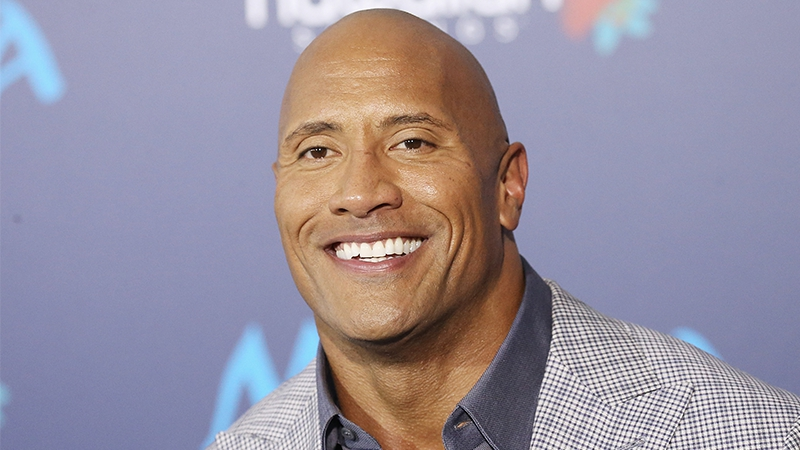
#> input picture test/jfif/the_rock.jfif, 800 x 450 px, found by its file name
$ jupyter execute --allow-errors img_integrity_tester.ipynb
#> lines starting #> are read from the running program, lines starting #| are printed output that depends on the picture
#> in load_as_bitplane, img is the input picture: shape (450, 800, 3); mean B, G, R 158.1, 143.8, 151.7
#| size: (450, 800)
#| channels: 3
[cell 1]
import cv2 as cv
import numpy as np

[cell 2]
# enter path of original image
org_img = "test\\jfif\\the_rock.jfif"

# enter path of cover image
cov_img = "test\\jfif\\the_rock.jfif"

from os import path

if not path.isfile(org_img):
    print(f"File {org_img} does not exist")
if not path.isfile(cov_img):
    print(f"File {cov_img} does not exist")

[cell 3]
# check for similarities between images by looking at each bit plane and calculating the relative difference

def img2bitplane(img):
    # Get image dimensions
    height, width, channels = img.shape
#> height = 450; width = 800; channels = 3

    # Splitting the color channels
    a = None
    if channels > 3:
        # png image with fourth alpha channel
        b, g , r, a = cv.split(img)
    else:
        # jpeg or gif
        b, g, r = cv.split(img)
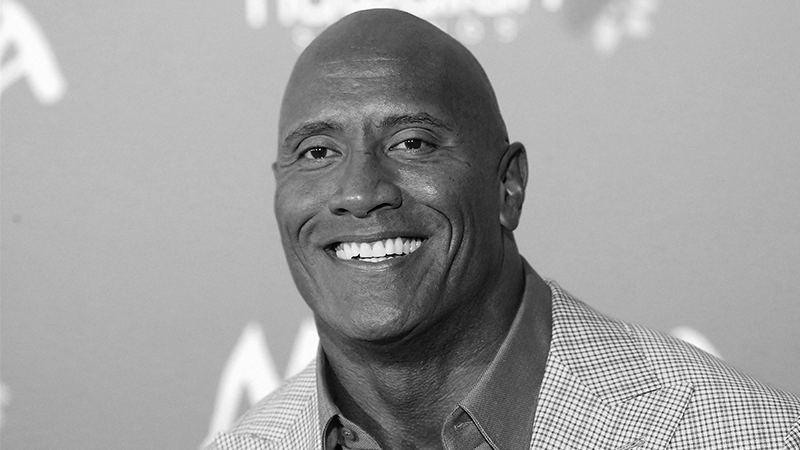
#> b: shape (450, 800); min 0, max 255, mean 158.1
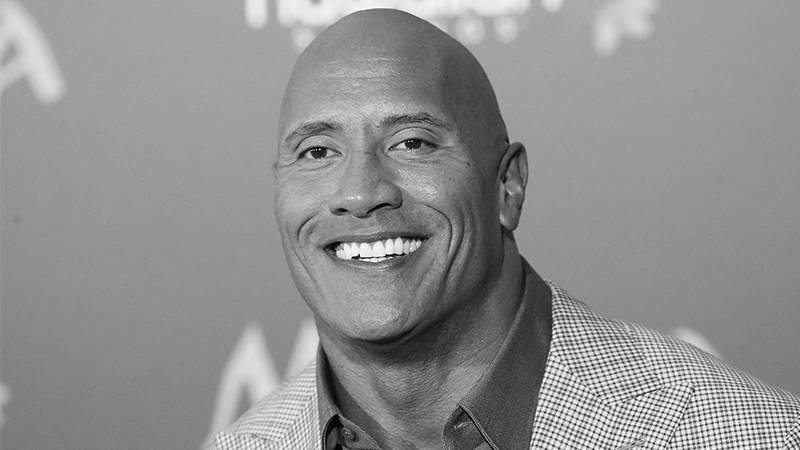
#> g: shape (450, 800); min 0, max 255, mean 143.8
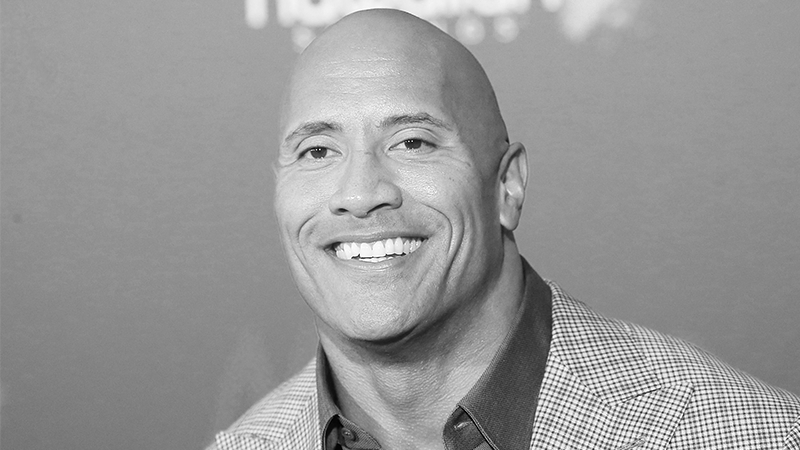
#> r: shape (450, 800); min 0, max 255, mean 151.7


    # assume bitdepth of 8
    bitdepth = 8

    # converting integer decimal values into 8 bit binary values
    b_bits = np.unpackbits(np.array([b], dtype=np.uint8), axis = 1)
    g_bits = np.unpackbits(np.array([g], dtype=np.uint8), axis = 1)
    r_bits = np.unpackbits(np.array([r], dtype=np.uint8), axis = 1)
    if a != None:
        a_bits = np.unpackbits(np.array([a], dtype=np.uint8), axis = 1)
    # [30 lines of commented-out code are left out]
    if a != None:
        return b_bits, g_bits, r_bits, a_bits
    else:
        return b_bits, g_bits, r_bits

def load_as_bitplane(org_img):
    ending = org_img.split(".")[-1]
    if ending == "png":
        # loads alpha channel as well
        img = cv.imread(org_img, cv.IMREAD_UNCHANGED)
    else:
        img = cv.imread(org_img)

    print(f"size: {img.shape[:2]}\nchannels: {img.shape[-1]}")
    bit_channels = img2bitplane(img)
    shape = img.shape
#> shape = (450, 800, 3)
    return bit_channels, shape

[cell 4]
def compare_bitplanes():
    bit_channels_org, shape = load_as_bitplane(org_img)
#> shape = (450, 800, 3)
    bit_channels_cov, _ = load_as_bitplane(cov_img)
#| size: (450, 800)
#| channels: 3

    bit_count_org = np.product(shape)*8  # bit_depth
#> bit_count_org = 8640000
    for ch_ix, channel in enumerate(bit_channels_org):
        print("xxx:", len(channel))
        pn_counter = [0,0,0,0,0,0,0,0]
        for pn_ix, plane in enumerate(channel):
            print("xx:", len(plane))
            for row_ix, row in enumerate(plane):
                print("x: ", len(row))
                for col_ix, col in enumerate(row):
                    print("np.uint8:", col)
                    if col==bit_channels_cov[ch_ix][pn_ix][row_ix][col_ix]:
                        pn_counter[col_ix] += 1
        print(f"channel: {ch_ix}\t plane: ", 100*pn_counter/(bit_count_org/len(bit_channels_org)))
#> this loop made 1 pass
#> ch_ix on pass 1: 0
#| xxx: 1
#| xx: 3600
#| x:  800
#| np.uint8: 1
#| np.uint8: 1
#| np.uint8: 1
#| np.uint8: 1
#| np.uint8: 1
#| np.uint8: 1
#| np.uint8: 1
#> (further printed lines are left out)
